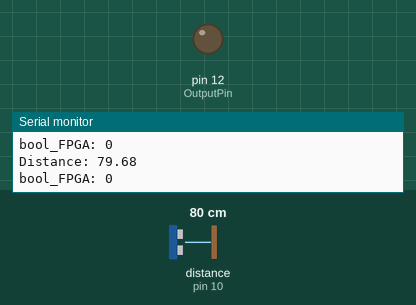
This sketch was run on a simulated Arduino Uno, built with avr-gcc and run on an emulated ATmega328P. Parts: output pins drawn as LEDs (lit = HIGH), the last lines printed to the serial monitor. Wiring (inferred from the names in the program): ultrasonic range finder: trigger pin 9; echo pin 10. The test bench sets the inputs (shaded band); at power-on: distance to the obstacle (sensor on pin 10) 80 cm. The echo pulse lasts 58.3 µs per cm; pins used as bus, display or sensor lines are not drawn.

Above: at 1.2 s.
1.3 s: distance to the obstacle (sensor on pin 10) set to 23 cm
2.8 s: distance to the obstacle (sensor on pin 10) set to 19 cm
At 4.0 s:
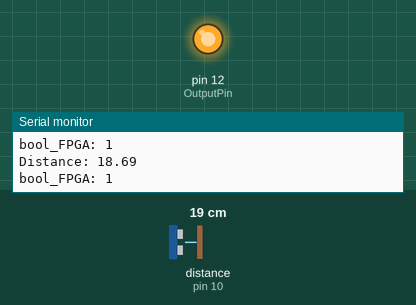
4.3 s: distance to the obstacle (sensor on pin 10) set to 35 cm
At 5.3 s:
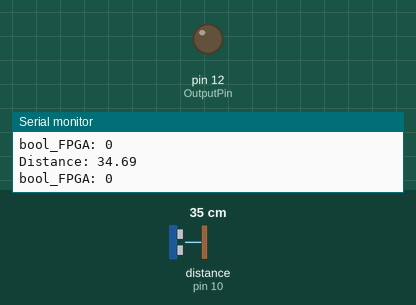
5.8 s: distance to the obstacle (sensor on pin 10) set to 2 cm
At 6.9 s:
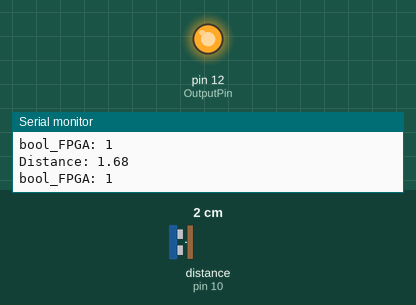
Timing chart, 0 to 8.3 s (numbered marks = the images above; inputs shaded):
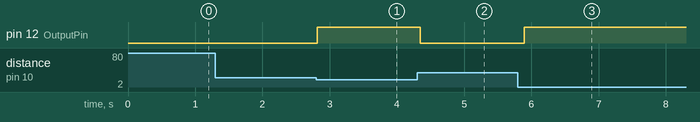

The sketch:

ultrasonic_sensors.ino
```cpp
const int trigPin = 9;
const int echoPin = 10;


const int OutputPin = 12;


float duration, distance;
bool bool_FPGA = 0;


void setup() {
 pinMode(trigPin, OUTPUT);
 pinMode(OutputPin, OUTPUT);
 pinMode(echoPin, INPUT);
 Serial.begin(9600);
}


void loop() {
 digitalWrite(trigPin, LOW);
 delayMicroseconds(2);
 digitalWrite(trigPin, HIGH);
 delayMicroseconds(10);
 digitalWrite(trigPin, LOW);


 duration = pulseIn(echoPin, HIGH);
 distance = (duration*.0343)/2;
 Serial.print("Distance: ");
 Serial.println(distance);


 if(distance < 20){
   bool_FPGA = 1;
   digitalWrite(OutputPin, HIGH);
 }else{
   bool_FPGA = 0;
   digitalWrite(OutputPin, LOW);
 }
 Serial.print("bool_FPGA: ");
 Serial.println(bool_FPGA);


 delay(100); // use 10
}
```

Measured:
- the behaviour switches between 21 and 20 cm on distance to the obstacle (sensor on pin 10) (found by bisection; images 0 and 1)
- after the input at 2.8 s, pin 12 (OutputPin): LOW → HIGH at once
- after the input at 4.3 s, pin 12 (OutputPin): HIGH → LOW after 0.05 s
- after the input at 5.8 s, pin 12 (OutputPin): LOW → HIGH after 0.09 s
